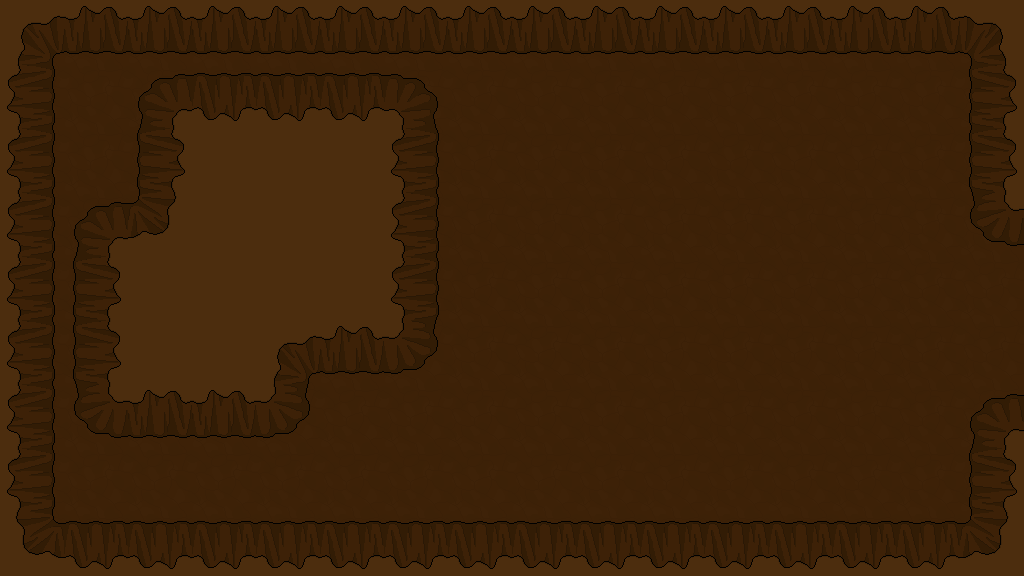

A level layout from a 2D game, rendered from its tile map. Below: a short description, then the map file with its tile-grid data intact:
An orthogonal 16x9 tile map with 64x64 px tiles, 1 tile layer (Tile Layer 1).

<map version="1.0" orientation="orthogonal" width="16" height="9" tilewidth="64" tileheight="64">
 <tileset firstgid="1" name="backgroundTiles" tilewidth="64" tileheight="64">
  <image source="../backgroundTiles.png" width="12480" height="64" />
 </tileset>
 <layer name="Tile Layer 1" width="16" height="9">
  <data encoding="csv">
151,152,152,152,152,152,152,152,152,152,152,152,152,152,152,153,
158,6,156,160,160,160,155,6,6,6,6,6,6,6,6,161,
158,6,161,183,183,183,158,6,6,6,6,6,6,6,6,161,
158,156,162,183,183,183,158,6,6,6,6,6,6,6,6,157,
158,161,183,183,183,183,158,6,6,6,6,6,6,6,6,6,
158,161,183,183,151,152,154,6,6,6,6,6,6,6,6,6,
158,157,152,152,154,6,6,6,6,6,6,6,6,6,6,156,
158,6,6,6,6,6,6,6,6,6,6,6,6,6,6,161,
159,160,160,160,160,160,160,160,160,160,160,160,160,160,160,162
</data>
 </layer>
</map>
